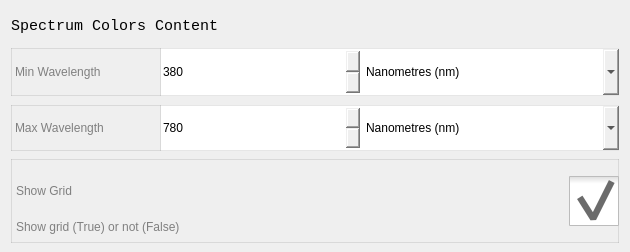
                   <widget class="QWidget" name="scrollAreaWidgetContents">
                    <property name="geometry">
                     <rect>
                      <x>0</x>
                      <y>0</y>
                      <width>630</width>
                      <height>250</height>
                     </rect>
                    </property>
                    <property name="sizePolicy">
                     <sizepolicy hsizetype="Preferred" vsizetype="Fixed">
                      <horstretch>0</horstretch>
                      <verstretch>0</verstretch>
                     </sizepolicy>
                    </property>
                    <layout class="QVBoxLayout" name="verticalLayout_4">
                     <property name="bottomMargin">
                      <number>9</number>
                     </property>
                     <item>
                      <widget class="QLabel" name="label">
                       <property name="minimumSize">
                        <size>
                         <width>0</width>
                         <height>30</height>
                        </size>
                       </property>
                       <property name="maximumSize">
                        <size>
                         <width>16777215</width>
                         <height>30</height>
                        </size>
                       </property>
                       <property name="font">
                        <font>
                         <family>Consolas</family>
                         <pointsize>11</pointsize>
                        </font>
                       </property>
                       <property name="text">
                        <string>Spectrum Colors Content</string>
                       </property>
                      </widget>
                     </item>
                     <item>
                      <widget class="QWidget" name="widget_9" native="true">
                       <property name="minimumSize">
                        <size>
                         <width>0</width>
                         <height>50</height>
                        </size>
                       </property>
                       <property name="maximumSize">
                        <size>
                         <width>16777215</width>
                         <height>50</height>
                        </size>
                       </property>
                       <property name="styleSheet">
                        <string notr="true"/>
                       </property>
                       <layout class="QHBoxLayout" name="horizontalLayout_7">
                        <property name="spacing">
                         <number>0</number>
                        </property>
                        <property name="leftMargin">
                         <number>0</number>
                        </property>
                        <property name="topMargin">
                         <number>1</number>
                        </property>
                        <property name="rightMargin">
                         <number>0</number>
                        </property>
                        <property name="bottomMargin">
                         <number>1</number>
                        </property>
                        <item>
                         <widget class="QLabel" name="label_5">
                          <property name="minimumSize">
                           <size>
                            <width>150</width>
                            <height>0</height>
                           </size>
                          </property>
                          <property name="maximumSize">
                           <size>
                            <width>150</width>
                            <height>16777215</height>
                           </size>
                          </property>
                          <property name="styleSheet">
                           <string notr="true">border: 1px solid rgba(129, 129, 129, 50); color: grey</string>
                          </property>
                          <property name="text">
                           <string>Min Wavelength </string>
                          </property>
                         </widget>
                        </item>
                        <item>
                         <widget class="QSpinBox" name="spinBox_4">
                          <property name="sizePolicy">
                           <sizepolicy hsizetype="Minimum" vsizetype="Expanding">
                            <horstretch>0</horstretch>
                            <verstretch>0</verstretch>
                           </sizepolicy>
                          </property>
                          <property name="minimumSize">
                           <size>
                            <width>100</width>
                            <height>0</height>
                           </size>
                          </property>
                          <property name="maximumSize">
                           <size>
                            <width>200</width>
                            <height>16777215</height>
                           </size>
                          </property>
                          <property name="styleSheet">
                           <string notr="true">border-top: 1px solid rgba(129, 129, 129, 50);
border-bottom: 1px solid rgba(129, 129, 129, 50);
border-radius: 0px;</string>
                          </property>
                          <property name="minimum">
                           <number>380</number>
                          </property>
                          <property name="maximum">
                           <number>719</number>
                          </property>
                          <property name="value">
                           <number>380</number>
                          </property>
                         </widget>
                        </item>
                        <item>
                         <widget class="QComboBox" name="comboBox_6">
                          <property name="sizePolicy">
                           <sizepolicy hsizetype="Preferred" vsizetype="Expanding">
                            <horstretch>0</horstretch>
                            <verstretch>0</verstretch>
                           </sizepolicy>
                          </property>
                          <property name="minimumSize">
                           <size>
                            <width>0</width>
                            <height>0</height>
                           </size>
                          </property>
                          <property name="maximumSize">
                           <size>
                            <width>16777215</width>
                            <height>16777215</height>
                           </size>
                          </property>
                          <property name="styleSheet">
                           <string notr="true">border-top: 1px solid rgba(129, 129, 129, 50);
border-bottom: 1px solid rgba(129, 129, 129, 50);
border-radius: 0px;</string>
                          </property>
                          <item>
                           <property name="text">
                            <string>Nanometres (nm)</string>
                           </property>
                          </item>
                         </widget>
                        </item>
                       </layout>
                      </widget>
                     </item>
                     <item>
                      <widget class="QWidget" name="widget_10" native="true">
                       <property name="minimumSize">
                        <size>
                         <width>0</width>
                         <height>50</height>
                        </size>
                       </property>
                       <property name="maximumSize">
                        <size>
                         <width>16777215</width>
                         <height>50</height>
                        </size>
                       </property>
                       <property name="styleSheet">
                        <string notr="true"/>
                       </property>
                       <layout class="QHBoxLayout" name="horizontalLayout_8">
                        <property name="spacing">
                         <number>0</number>
                        </property>
                        <property name="leftMargin">
                         <number>0</number>
                        </property>
                        <property name="topMargin">
                         <number>2</number>
                        </property>
                        <property name="rightMargin">
                         <number>0</number>
                        </property>
                        <property name="bottomMargin">
                         <number>2</number>
                        </property>
                        <item>
                         <widget class="QLabel" name="label_6">
                          <property name="minimumSize">
                           <size>
                            <width>150</width>
                            <height>0</height>
                           </size>
                          </property>
                          <property name="maximumSize">
                           <size>
                            <width>150</width>
                            <height>16777215</height>
                           </size>
                          </property>
                          <property name="styleSheet">
                           <string notr="true">border: 1px solid rgba(129, 129, 129, 50); color: grey</string>
                          </property>
                          <property name="text">
                           <string>Max Wavelength</string>
                          </property>
                         </widget>
                        </item>
                        <item>
                         <widget class="QSpinBox" name="spinBox_5">
                          <property name="sizePolicy">
                           <sizepolicy hsizetype="Minimum" vsizetype="Expanding">
                            <horstretch>0</horstretch>
                            <verstretch>0</verstretch>
                           </sizepolicy>
                          </property>
                          <property name="minimumSize">
                           <size>
                            <width>100</width>
                            <height>35</height>
                           </size>
                          </property>
                          <property name="maximumSize">
                           <size>
                            <width>200</width>
                            <height>16777215</height>
                           </size>
                          </property>
                          <property name="styleSheet">
                           <string notr="true">border-top: 1px solid rgba(129, 129, 129, 50);
border-bottom: 1px solid rgba(129, 129, 129, 50);
border-radius: 0px;</string>
                          </property>
                          <property name="minimum">
                           <number>401</number>
                          </property>
                          <property name="maximum">
                           <number>780</number>
                          </property>
                          <property name="value">
                           <number>780</number>
                          </property>
                         </widget>
                        </item>
                        <item>
                         <widget class="QComboBox" name="comboBox_7">
                          <property name="sizePolicy">
                           <sizepolicy hsizetype="Preferred" vsizetype="Expanding">
                            <horstretch>0</horstretch>
                            <verstretch>0</verstretch>
                           </sizepolicy>
                          </property>
                          <property name="minimumSize">
                           <size>
                            <width>0</width>
                            <height>0</height>
                           </size>
                          </property>
                          <property name="maximumSize">
                           <size>
                            <width>16777215</width>
                            <height>16777215</height>
                           </size>
                          </property>
                          <property name="styleSheet">
                           <string notr="true">border-top: 1px solid rgba(129, 129, 129, 50);
border-bottom: 1px solid rgba(129, 129, 129, 50);
border-radius: 0px;</string>
                          </property>
                          <item>
                           <property name="text">
                            <string>Nanometres (nm)</string>
                           </property>
                          </item>
                         </widget>
                        </item>
                       </layout>
                      </widget>
                     </item>
                     <item>
                      <widget class="QWidget" name="widget_19" native="true">
                       <property name="styleSheet">
                        <string notr="true">QWidget {border: 1px solid rgba(129, 129, 129, 50); color: grey}</string>
                       </property>
                       <layout class="QHBoxLayout" name="horizontalLayout_19">
                        <property name="spacing">
                         <number>0</number>
                        </property>
                        <property name="leftMargin">
                         <number>0</number>
                        </property>
                        <property name="topMargin">
                         <number>2</number>
                        </property>
                        <property name="rightMargin">
                         <number>0</number>
                        </property>
                        <property name="bottomMargin">
                         <number>2</number>
                        </property>
                        <item>
                         <widget class="QWidget" name="widget_20" native="true">
                          <property name="styleSheet">
                           <string notr="true">border: 0px</string>
                          </property>
                          <layout class="QVBoxLayout" name="verticalLayout_19">
                           <property name="spacing">
                            <number>2</number>
                           </property>
                           <property name="leftMargin">
                            <number>5</number>
                           </property>
                           <property name="topMargin">
                            <number>5</number>
                           </property>
                           <property name="rightMargin">
                            <number>5</number>
                           </property>
                           <property name="bottomMargin">
                            <number>5</number>
                           </property>
                           <item>
                            <widget class="QLabel" name="label_37">
                             <property name="minimumSize">
                              <size>
                               <width>150</width>
                               <height>50</height>
                              </size>
                             </property>
                             <property name="maximumSize">
                              <size>
                               <width>16777215</width>
                               <height>50</height>
                              </size>
                             </property>
                             <property name="styleSheet">
                              <string notr="true">border:0;</string>
                             </property>
                             <property name="text">
                              <string>Show Grid</string>
                             </property>
                            </widget>
                           </item>
                           <item>
                            <widget class="QLabel" name="label_38">
                             <property name="minimumSize">
                              <size>
                               <width>0</width>
                               <height>18</height>
                              </size>
                             </property>
                             <property name="maximumSize">
                              <size>
                               <width>16777215</width>
                               <height>18</height>
                              </size>
                             </property>
                             <property name="contextMenuPolicy">
                              <enum>Qt::CustomContextMenu</enum>
                             </property>
                             <property name="styleSheet">
                              <string notr="true">border:0;</string>
                             </property>
                             <property name="text">
                              <string>Show grid (True) or not (False)</string>
                             </property>
                             <property name="scaledContents">
                              <bool>false</bool>
                             </property>
                             <property name="wordWrap">
                              <bool>true</bool>
                             </property>
                            </widget>
                           </item>
                          </layout>
                         </widget>
                        </item>
                        <item>
                         <widget class="QCheckBox" name="checkBox_7">
                          <property name="sizePolicy">
                           <sizepolicy hsizetype="Minimum" vsizetype="Expanding">
                            <horstretch>0</horstretch>
                            <verstretch>0</verstretch>
                           </sizepolicy>
                          </property>
                          <property name="minimumSize">
                           <size>
                            <width>50</width>
                            <height>0</height>
                           </size>
                          </property>
                          <property name="maximumSize">
                           <size>
                            <width>50</width>
                            <height>16777215</height>
                           </size>
                          </property>
                          <property name="styleSheet">
                           <string notr="true">QCheckBox {
	border-top: 1px solid rgba(129, 129, 129, 50);
	border-bottom: 1px solid rgba(129, 129, 129, 50);
	border-radius: 0px;
}
QWidget {border: 0px}
QCheckBox::indicator:checked {
    image: url(./resources/icons/toggle-button-on.png);
}

QCheckBox::indicator:unchecked {
    image: url(./resources/icons/toggle-button-off.png);
}
QCheckBox::indicator {
    width: 50px;
    height: 50px;
}</string>
                          </property>
                          <property name="text">
                           <string/>
                          </property>
                          <property name="checked">
                           <bool>true</bool>
                          </property>
                         </widget>
                        </item>
                       </layout>
                      </widget>
                     </item>
                    </layout>
                   </widget>
